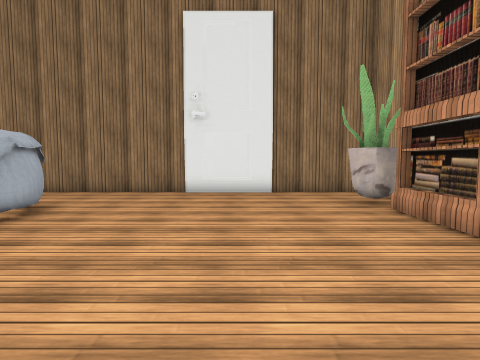
[1] (above)

17 first-person views from a walk through a Unity game level. The camera is 1.2 m above the floor, tilts 4° down and sees 80° across. Doors are open. The floor is counted in squares, 1 m on a side. Each view is taken from the middle of a square. On the plan, view 1 faces up. The plan holds only what a view shows up to about 13 squares ahead; the rest is blank. The place goes on beyond the plan. The player is left out. Some animated figures are left out. Some surface patterns are stand-ins.

[2]
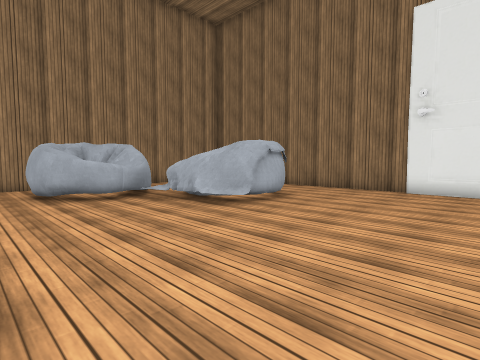

[3]
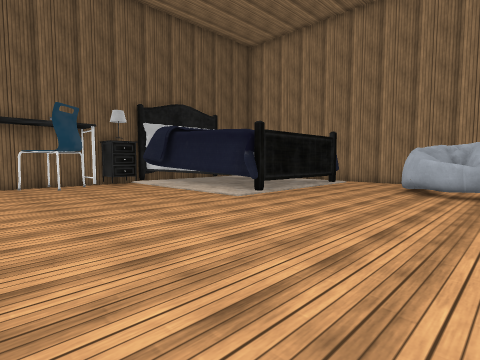

[4]
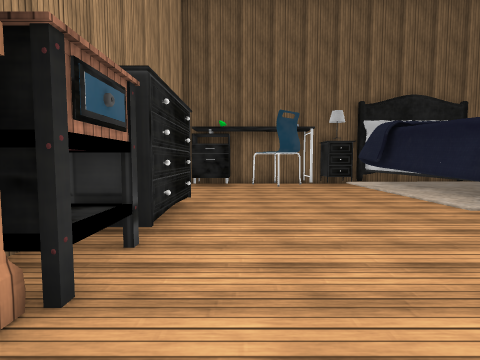

[5]
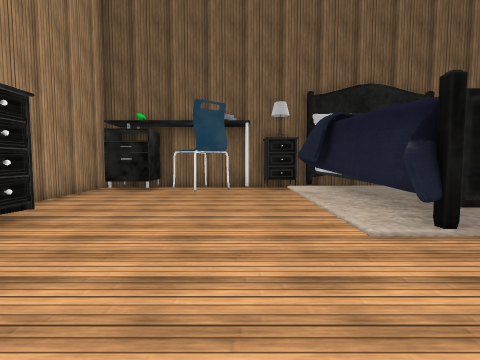

[6]
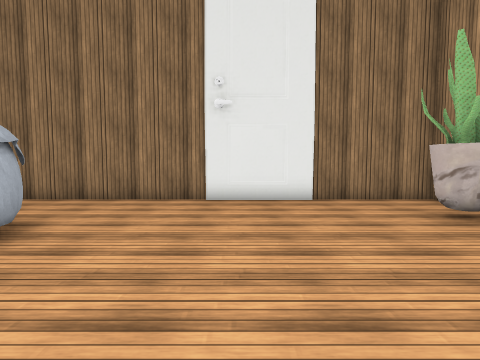

[7]
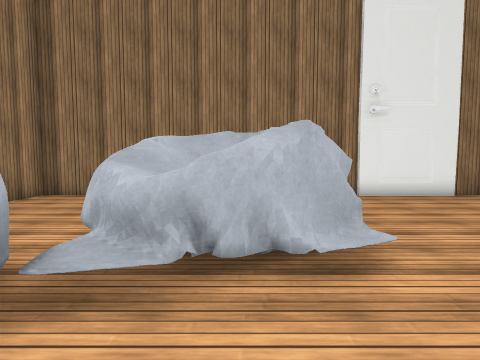

[8]
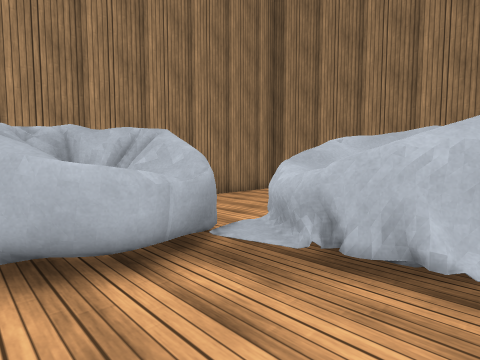

[9]
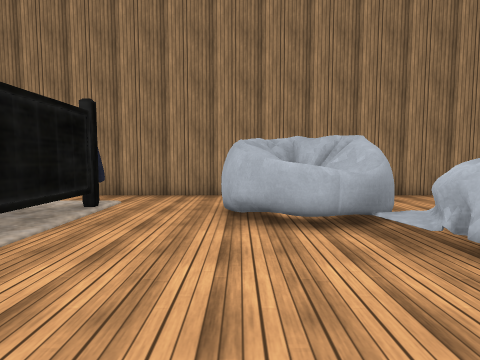

[10]
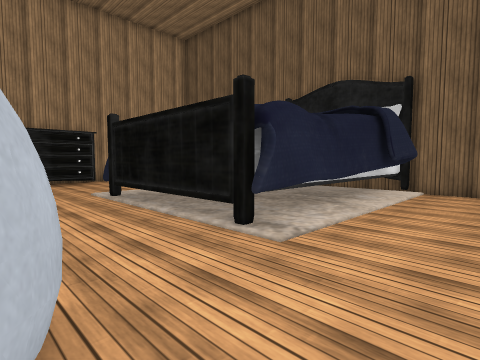

[11]
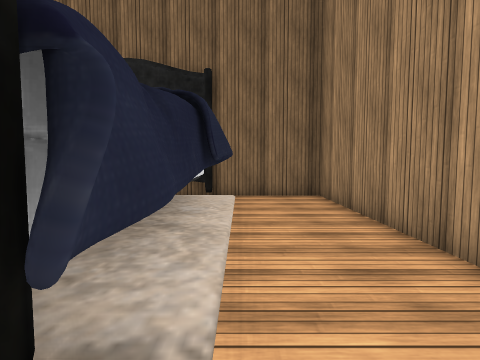

[12]
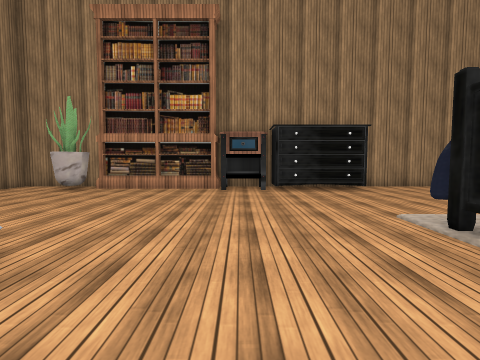

[13]
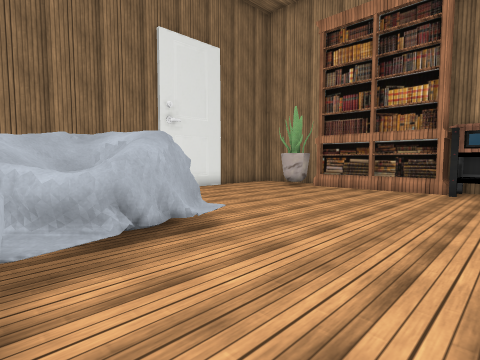

[14]
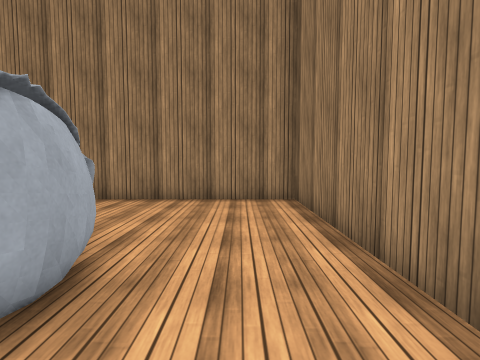

[15]
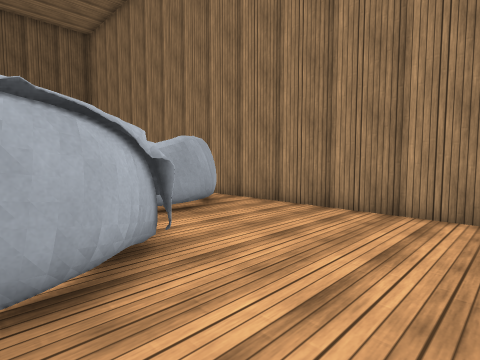

[16]
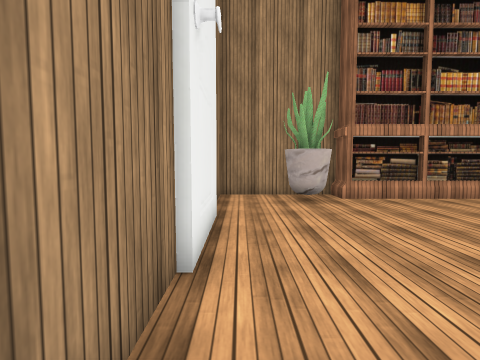

[17]
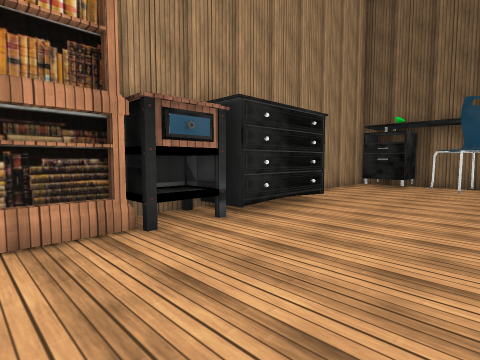

### Floor plan
Points are (right, up) in squares from view 1. A wall is a line through its corners. A room is listed if a view was taken in it or the views show most of it. See-through windows are left out.
Room 1 (views 1, 2, 3, 4, 5, 6, 7, 8, 9, 12, 13, 14, 15, 16, 17)
walls: (-3.9, -1.9) (-3.9, -9.2); (-3.9, -2.1) (-3.4, -2.1); (-4, -2.2) (-3.9, -3.3); (-3.9, -2.3) (-3.7, -3.1); (-4.1, -2.2) (-3.6, -2); (-3.9, -2.5) (-3.7, -3); (-3.8, -2.8) (-3.7, -3.4); (-4.2, -3.4) (-4.2, -8); (4.9, -0.5) (4.9, 2.1); (-6.1, -2) (-5.6, -2.2); (-6.1, -2.1) (-5.5, -1.9); (-6.9, -2.1) (-6.5, -1.9); (4.9, 6.6) (4.9, 10.7) (1.1, 10.7); (-2, 10.7) (-7.5, 10.7); (-9.1, -2.3) (-9, -2.4); (-9.3, -2) (-9, -2.4); (-9.3, -2) (-9.2, -2); (-9.4, -2.1) (-9, -2.4); (-9.4, -2.1) (-9, -2.3); (-9.4, -2.1) (-3.5, -2.1); (-3.4, -7.3) (-3.1, -8.2); (-3.5, -7.3) (-3.1, -8.1); (-3.4, -7.4) (-3.3, -8); (-3.8, -7.6) (-3.7, -8.2); (-0.7, -8.2) (0.3, -8.3); (-0.7, -8.3) (0.4, -7.4) (1.3, -8.4); (0.6, -8.3) (1.5, -8.4); (2.5, -9) (4.2, -9); (4.9, -10.5) (4.9, -4.6)
ways out: opening at (-9, -0.5) to room 2; opening at (-6.5, 9.5) to room 3; opening at (2, -9) to room 4; opening at (-2, -8) to room 5
objects: bag (-12, 1) to (-8, 4); other object (-8, 4) to (-5, 8); other object (0, 11); dresser (3, -3); dresser (3, -1) to (4, 0); cactus (3, 7) to (4, 9); drawers (4, 1) to (4, 2); other object (4, 3) to (4, 6)
Room 2 (views 10, 11)
walls: (-9.6, -4.8) (-9.5, -4.2); (-9.4, -4.9) (-9.3, -4.2); (-9.2, -5) (-9.3, -3.1); (-9.3, -4) (-9.4, -3.3) (-9.2, -2.5); (-9, -4.4) (-9.2, -3.4) (-9.1, -2.7) (-9.4, -2.1); (-9.4, -3.4) (-9.2, -2.2); (-9.1, -3.7) (-9.1, -2.4); (-9.3, -2.8) (-9.4, -2.1); (-9.1, -2.8) (-9.3, -2); (-9.8, -8.2) (-9.4, -7.3); (-9.7, -8.3) (-9.5, -7.5); (-9.3, -8.3) (-9.3, -2.1); (-9.1, -8.4) (-9.1, -3.9); (-8.9, -10.1) (-8.9, -2.5); (-12.7, 2.5) (-12.7, -10.6) (-8.5, -10.6)
ways out: opening at (-9, -0.5) to room 1
Room 3 (no view inside)
walls: (-7.5, 10.7) (-12.7, 10.7) (-12.7, 2.5)
ways out: opening at (-6.5, 9.5) to room 1
Room 4 (no view inside)
walls: (2.5, -10.6) (2.5, -9); (-1, -10.6) (3, -10.6)
ways out: opening at (2, -9) to room 1
Room 5 (no view inside)
walls: (-4.2, -8) (-4.2, -10.2); (-4.5, -10.6) (-1, -10.6)
ways out: opening at (-2, -8) to room 1
objects: nightstand (-3, -10) to (-2, -9)

Positions as (right, up) in squares from view 1, and headings:
1: (0, 0), facing up
2: (1, -1), facing up-left
3: (3, 4), facing down-left
4: (2, 4), facing down
5: (-1, 2), facing down
6: (-1, 2), facing up
7: (-6, 1), facing up
8: (-5, 1), facing up-left
9: (-3, 1), facing left
10: (-12, 1), facing down-right
11: (-10, -1), facing down
12: (-8, 1), facing right
13: (-8, 0), facing up-right
14: (-4, 9), facing left
15: (-6, 10), facing down-left
16: (-5, 10), facing right
17: (-1, 4), facing down-right
